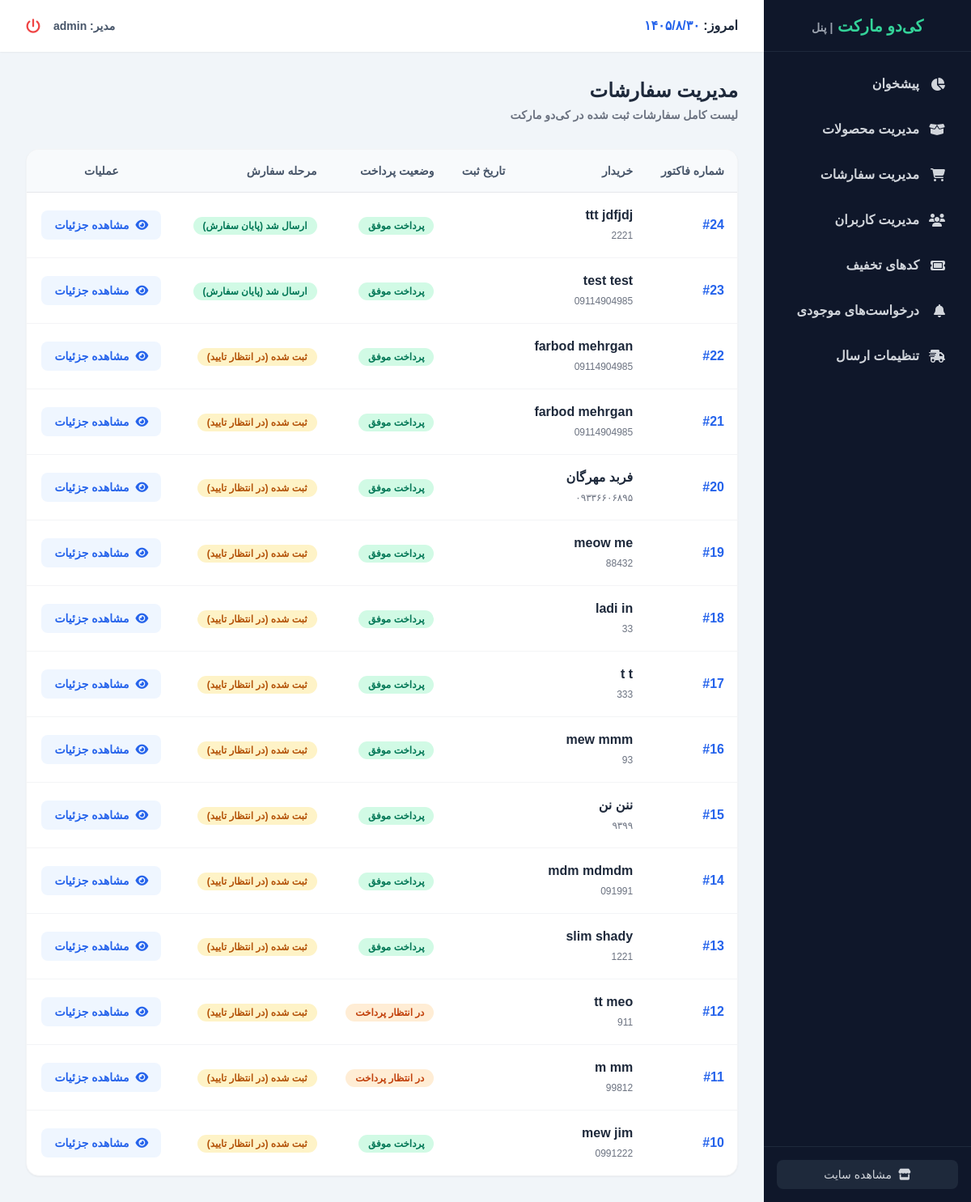
The page /dashboard/orders/ (signed in) on the database as committed earlier.
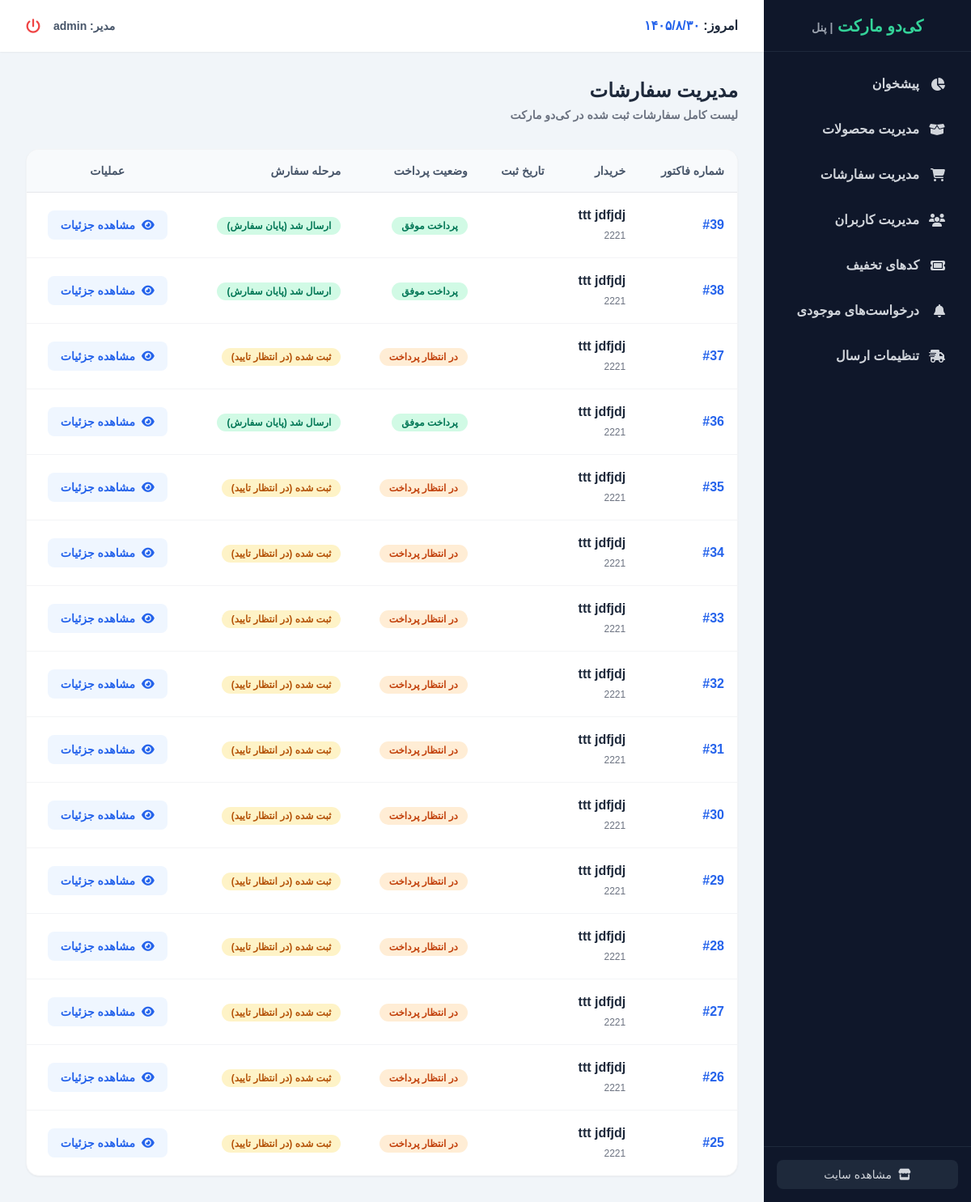
The same page on the database as committed later.
### orders/models.py (models this page shows, shortened)
class Order(models.Model):
    first_name = models.CharField(max_length=50, verbose_name="نام")
    last_name = models.CharField(max_length=50, verbose_name="نام خانوادگی")
    phone = models.CharField(max_length=20, verbose_name="شماره تماس")
    address = models.TextField(verbose_name="آدرس دقیق")
    created = models.DateTimeField(auto_now_add=True, verbose_name="تاریخ ثبت")
    paid = models.BooleanField(default=False, verbose_name="پرداخت شده")
    user = models.ForeignKey(User, on_delete=models.CASCADE, related_name='orders', null=True, blank=True, verbose_name='کاربر سایت')
    zip_code = models.CharField(max_length=10, verbose_name='کد پستی')
    coupon = models.ForeignKey(Coupon, related_name='orders', null=True, blank=True, on_delete=models.SET_NULL, verbose_name="کد تخفیف استفاده شده")
    discount = models.IntegerField(default=0, validators=[MinValueValidator(0), MaxValueValidator(100)], verbose_name="درصد تخفیف")
    shipping_cost = models.PositiveIntegerField(default=0, verbose_name="هزینه ارسال")
    STATUS_CHOICES = (
        ('pending', 'ثبت شده (در انتظار تایید)'),
        ('confirmed', 'تایید شده'),
        ('processing', 'در حال پردازش'),
        ('shipped', 'ارسال شد (پایان سفارش)'),
    )
    status = models.CharField(
        max_length=20,
        choices=STATUS_CHOICES,
        default='pending',
        verbose_name="وضعیت سفارش"
    )
    tracking_code = models.CharField(
        max_length=50,
        blank=True,
        null=True,
        verbose_name="کد رهگیری پستی"
    )
    class Meta:
        verbose_name = "سفارش"
        verbose_name_plural = "سفارشات"
    def get_jalali(self):
        jalali_date = jdatetime.datetime.fromgregorian(datetime=self.created)
        return jalali_date.strftime("%Y/%m/%d")
    get_jalali.short_description = "تاریخ ثبت (شمسی)"

### dashboard/views.py (the view)
# urls.py: path('orders/', views.dashboard_order_list, name='dashboard_order_list'),
@staff_member_required
def dashboard_order_list(request):
    orders_list = Order.objects.all().order_by('-created')
    paginator = Paginator(orders_list, 15)
    page_number = request.GET.get('page')
    orders = paginator.get_page(page_number)
    context = {
        'orders': orders,
    }
    return render(request, 'dashboard/order_list.html', context)

### cart/context_processors.py (called while the page is built)
def cart(request):
    return {'cart': Cart(request)}

### dashboard/templates/dashboard/order_list.html (shortened to what this page needs)
{% extends "dashboard/dashboard_base.html" %}
{% load accounts_tags %}
{% block dashboard_content %}
<div class="flex justify-between items-center mb-8">
    <div>
        <h2 class="text-2xl font-bold text-slate-800">مدیریت سفارشات</h2>
        <p class="text-gray-500 mt-1 text-sm font-bold">لیست کامل سفارشات ثبت شده در کی‌دو مارکت</p>
    </div>
</div>
<div class="bg-white rounded-2xl border border-gray-100 shadow-sm overflow-hidden">
    <div class="overflow-x-auto">
        <table class="w-full text-right whitespace-nowrap">
            <thead class="bg-slate-50 text-slate-600 border-b border-gray-200">
                <tr>
                    <th class="p-4 font-bold text-sm">شماره فاکتور</th>
                    <th class="p-4 font-bold text-sm">خریدار</th>
                    <th class="p-4 font-bold text-sm">تاریخ ثبت</th>
                    <th class="p-4 font-bold text-sm">وضعیت پرداخت</th>
                    <th class="p-4 font-bold text-sm">مرحله سفارش</th>
                    <th class="p-4 font-bold text-sm text-center">عملیات</th>
                </tr>
            </thead>
            <tbody class="divide-y divide-gray-100">
                {% for order in orders %}
                    <tr class="hover:bg-slate-50 transition duration-150">
                        <td class="p-4">
                            <strong class="text-blue-600 block">#{{ order.id }}</strong>
                        </td>
                        <td class="p-4">
                            <strong class="text-slate-800 block">{{ order.first_name }} {{ order.last_name }}</strong>
                            <span class="text-xs text-gray-500">{{ order.phone|default:"-" }}</span>
                        </td>
                        <td class="p-4 text-gray-600 font-bold text-sm">
                        </td>
                        <td class="p-4">
                            {% if order.paid %}
                                <span class="bg-emerald-100 text-emerald-700 px-3 py-1 rounded-full text-xs font-bold">پرداخت موفق</span>
                            {% else %}
                                <span class="bg-orange-100 text-orange-700 px-3 py-1 rounded-full text-xs font-bold">در انتظار پرداخت</span>
                            {% endif %}
                        </td>
                        <td class="p-4">
                            <span class="px-3 py-1 rounded-full text-xs font-bold
                                {% if order.status == 'pending' %}bg-amber-100 text-amber-700
                                {% elif order.status == 'confirmed' %}bg-blue-100 text-blue-700
                                {% elif order.status == 'processing' %}bg-purple-100 text-purple-700
                                {% elif order.status == 'shipped' %}bg-emerald-100 text-emerald-700
                                {% endif %}">
                                {{ order.get_status_display }}
                            </span>
                        </td>
                        <td class="p-4 text-center">
                            <a href="{% url 'dashboard_order_detail' order.id %}" class="inline-flex items-center gap-2 bg-blue-50 text-blue-600 hover:bg-blue-500 hover:text-white px-4 py-2 rounded-lg transition font-bold text-sm">
                                <i class="fa-solid fa-eye"></i> مشاهده جزئیات
                            </a>
                        </td>
                    </tr>
                {% empty %}
                    <tr>
                        <td colspan="6" class="p-8 text-center text-gray-500 font-bold">هیچ سفارشی یافت نشد.</td>
                    </tr>
                {% endfor %}
            </tbody>
        </table>
    </div>
</div>
{% endblock %}

Rows that differ between the two databases and show on the page:
no longer on this page (row unchanged): Order: id "24", first_name "ttt", last_name "jdfjdj", phone "2221", paid "پرداخت موفق", status "ارسال شد (پایان سفارش)"
no longer on this page (row unchanged): Order: id "23", first_name "test", last_name "test", phone "09114904985", paid "پرداخت موفق", status "ارسال شد (پایان سفارش)"
no longer on this page (row unchanged): Order: id "22", first_name "farbod", last_name "mehrgan", phone "09114904985", paid "پرداخت موفق", status "ثبت شده (در انتظار تایید)"
no longer on this page (row unchanged): Order: id "21", first_name "farbod", last_name "mehrgan", phone "09114904985", paid "پرداخت موفق", status "ثبت شده (در انتظار تایید)"
no longer on this page (row unchanged): Order: id "20", first_name "فربد", last_name "مهرگان", phone "۰۹۳۳۶۶۰۶۸۹۵", paid "پرداخت موفق", status "ثبت شده (در انتظار تایید)"
no longer on this page (row unchanged): Order: id "19", first_name "meow", last_name "me", phone "88432", paid "پرداخت موفق", status "ثبت شده (در انتظار تایید)"
no longer on this page (row unchanged): Order: id "18", first_name "ladi", last_name "in", phone "33", paid "پرداخت موفق", status "ثبت شده (در انتظار تایید)"
no longer on this page (row unchanged): Order: id "17", first_name "t", last_name "t", phone "333", paid "پرداخت موفق", status "ثبت شده (در انتظار تایید)"
no longer on this page (row unchanged): Order: id "16", first_name "mew", last_name "mmm", phone "93", paid "پرداخت موفق", status "ثبت شده (در انتظار تایید)"
no longer on this page (row unchanged): Order: id "15", first_name "ننن", last_name "نن", phone "۹۳۹۹", paid "پرداخت موفق", status "ثبت شده (در انتظار تایید)"
no longer on this page (row unchanged): Order: id "14", first_name "mdm", last_name "mdmdm", phone "091991", paid "پرداخت موفق", status "ثبت شده (در انتظار تایید)"
no longer on this page (row unchanged): Order: id "13", first_name "slim", last_name "shady", phone "1221", paid "پرداخت موفق", status "ثبت شده (در انتظار تایید)"
no longer on this page (row unchanged): Order: id "12", first_name "tt", last_name "meo", phone "911", paid "در انتظار پرداخت", status "ثبت شده (در انتظار تایید)"
no longer on this page (row unchanged): Order: id "11", first_name "m", last_name "mm", phone "99812", paid "در انتظار پرداخت", status "ثبت شده (در انتظار تایید)"
no longer on this page (row unchanged): Order: id "10", first_name "mew", last_name "jim", phone "0991222", paid "پرداخت موفق", status "ثبت شده (در انتظار تایید)"
added Order: id "39", first_name "ttt", last_name "jdfjdj", phone "2221", paid "پرداخت موفق", status "ارسال شد (پایان سفارش)"
added Order: id "38", first_name "ttt", last_name "jdfjdj", phone "2221", paid "پرداخت موفق", status "ارسال شد (پایان سفارش)"
added Order: id "37", first_name "ttt", last_name "jdfjdj", phone "2221", paid "در انتظار پرداخت", status "ثبت شده (در انتظار تایید)"
added Order: id "36", first_name "ttt", last_name "jdfjdj", phone "2221", paid "پرداخت موفق", status "ارسال شد (پایان سفارش)"
added Order: id "35", first_name "ttt", last_name "jdfjdj", phone "2221", paid "در انتظار پرداخت", status "ثبت شده (در انتظار تایید)"
added Order: id "34", first_name "ttt", last_name "jdfjdj", phone "2221", paid "در انتظار پرداخت", status "ثبت شده (در انتظار تایید)"
added Order: id "33", first_name "ttt", last_name "jdfjdj", phone "2221", paid "در انتظار پرداخت", status "ثبت شده (در انتظار تایید)"
added Order: id "32", first_name "ttt", last_name "jdfjdj", phone "2221", paid "در انتظار پرداخت", status "ثبت شده (در انتظار تایید)"
added Order: id "31", first_name "ttt", last_name "jdfjdj", phone "2221", paid "در انتظار پرداخت", status "ثبت شده (در انتظار تایید)"
added Order: id "30", first_name "ttt", last_name "jdfjdj", phone "2221", paid "در انتظار پرداخت", status "ثبت شده (در انتظار تایید)"
added Order: id "29", first_name "ttt", last_name "jdfjdj", phone "2221", paid "در انتظار پرداخت", status "ثبت شده (در انتظار تایید)"
added Order: id "28", first_name "ttt", last_name "jdfjdj", phone "2221", paid "در انتظار پرداخت", status "ثبت شده (در انتظار تایید)"
added Order: id "27", first_name "ttt", last_name "jdfjdj", phone "2221", paid "در انتظار پرداخت", status "ثبت شده (در انتظار تایید)"
added Order: id "26", first_name "ttt", last_name "jdfjdj", phone "2221", paid "در انتظار پرداخت", status "ثبت شده (در انتظار تایید)"
added Order: id "25", first_name "ttt", last_name "jdfjdj", phone "2221", paid "در انتظار پرداخت", status "ثبت شده (در انتظار تایید)"
